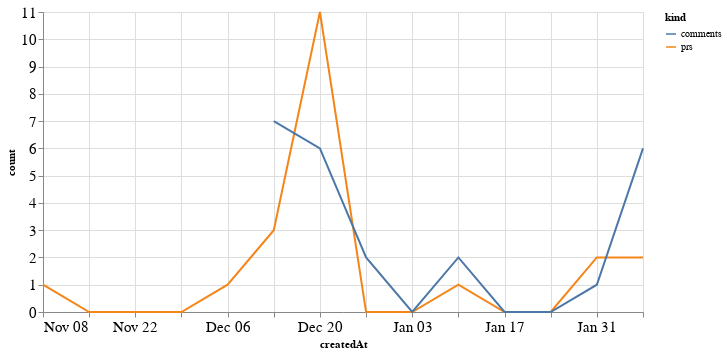

The cell this chart's notebook holds for it:
### Code cell
alt.Chart(total_time, width=600).mark_line().encode(
    x='createdAt',
    y='count',
    color='kind'
)

### Figure 1 — Vega-Lite specification as saved in the notebook (floating-point values rounded to 4 significant figures)
{"config": {"axisLeft": {"labelFontSize": 15}, "axisBottom": {"labelFontSize": 15}}, "data": {"name": "data-698645ea2ecb037ad8722ea50ea3b88d"}, "mark": "line", "encoding": {"color": {"type": "nominal", "field": "kind"}, "x": {"type": "temporal", "field": "createdAt"}, "y": {"type": "quantitative", "field": "count"}}, "width": 600, "$schema": "https://vega.github.io/schema/vega-lite/v4.8.1.json", "datasets": {"data-698645ea2ecb037ad8722ea50ea3b88d": [{"createdAt": "2020-11-08T00:00:00", "kind": "prs", "count": 1.0}, {"createdAt": "2020-11-15T00:00:00", "kind": "prs", "count": 0.0}, {"createdAt": "2020-11-22T00:00:00", "kind": "prs", "count": 0.0}, {"createdAt": "2020-11-29T00:00:00", "kind": "prs", "count": 0.0}, {"createdAt": "2020-12-06T00:00:00", "kind": "prs", "count": 1.0}, {"createdAt": "2020-12-13T00:00:00", "kind": "prs", "count": 3.0}, {"createdAt": "2020-12-20T00:00:00", "kind": "prs", "count": 11.0}, {"createdAt": "2020-12-27T00:00:00", "kind": "prs", "count": 0.0}, {"createdAt": "2021-01-03T00:00:00", "kind": "prs", "count": 0.0}, {"createdAt": "2021-01-10T00:00:00", "kind": "prs", "count": 1.0}, {"createdAt": "2021-01-17T00:00:00", "kind": "prs", "count": 0.0}, {"createdAt": "2021-01-24T00:00:00", "kind": "prs", "count": 0.0}, {"createdAt": "2021-01-31T00:00:00", "kind": "prs", "count": 2.0}, {"createdAt": "2021-02-07T00:00:00", "kind": "prs", "count": 2.0}, {"createdAt": "2020-11-08T00:00:00", "kind": "comments", "count": null}, {"createdAt": "2020-11-15T00:00:00", "kind": "comments", "count": null}, {"createdAt": "2020-11-22T00:00:00", "kind": "comments", "count": null}, {"createdAt": "2020-11-29T00:00:00", "kind": "comments", "count": null}, {"createdAt": "2020-12-06T00:00:00", "kind": "comments", "count": null}, {"createdAt": "2020-12-13T00:00:00", "kind": "comments", "count": 7.0}, {"createdAt": "2020-12-20T00:00:00", "kind": "comments", "count": 6.0}, {"createdAt": "2020-12-27T00:00:00", "kind": "comments", "count": 2.0}, {"createdAt": "2021-01-03T00:00:00", "kind": "comments", "count": 0.0}, {"createdAt": "2021-01-10T00:00:00", "kind": "comments", "count": 2.0}, {"createdAt": "2021-01-17T00:00:00", "kind": "comments", "count": 0.0}, {"createdAt": "2021-01-24T00:00:00", "kind": "comments", "count": 0.0}, {"createdAt": "2021-01-31T00:00:00", "kind": "comments", "count": 1.0}, {"createdAt": "2021-02-07T00:00:00", "kind": "comments", "count": 6.0}]}}
